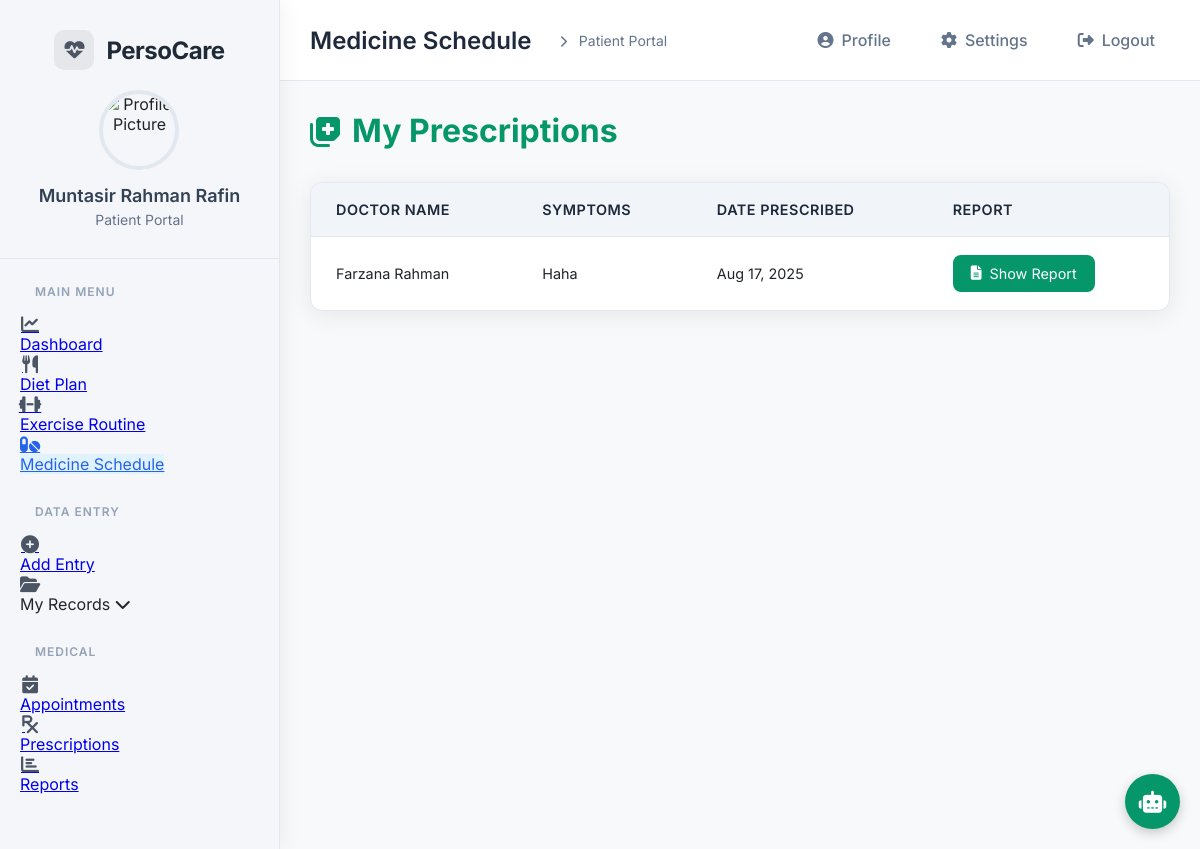
The page /Patient/patient_home.php?page=medischedule (signed in) on the database its author committed.
### tables this page shows
CREATE TABLE `prescriptions` (
  `id` int(11) NOT NULL,
  `appointment_id` int(11) NOT NULL,
  `prescribed_at` timestamp NOT NULL DEFAULT current_timestamp()
);

CREATE TABLE `users` (
  `id` int(11) NOT NULL,
  `name` varchar(100) NOT NULL,
  `email` varchar(100) NOT NULL,
  `phone` varchar(20) NOT NULL,
  `dob` date NOT NULL,
  `gender` enum('Male','Female') NOT NULL,
  `address` text NOT NULL,
  `role` enum('admin','patient','doctor','nutritionist','trainer') NOT NULL,
  `username` varchar(50) NOT NULL,
  `password` varchar(255) NOT NULL,
  `created_at` timestamp NOT NULL DEFAULT current_timestamp()
);

CREATE TABLE `appointments` (
  `id` int(11) NOT NULL,
  `patient_id` int(11) NOT NULL,
  `doctor_id` int(11) NOT NULL,
  `appointment_date` date NOT NULL,
  `appointment_time` time NOT NULL,
  `symptoms` text DEFAULT NULL,
  `appointment_status` enum('made','accepted','rejected','prescribed') DEFAULT 'made',
  `created_at` timestamp NOT NULL DEFAULT current_timestamp()
);

### Patient/patient_medischedule.php (the view, shortened to what this page needs)
<?php
$patient_id = $_SESSION['user_id'];
$sql = "SELECT
            p.id AS prescription_id,
            p.prescribed_at,
            u.name AS doctor_name,
            a.symptoms
        FROM
            prescriptions p
        JOIN
            appointments a ON p.appointment_id = a.id
        JOIN
            users u ON a.doctor_id = u.id
        WHERE
            a.patient_id = ?
        ORDER BY
            p.prescribed_at DESC";
$stmt = $conn->prepare($sql);
$stmt->execute([$patient_id]);
$prescriptions = $stmt->fetchAll(PDO::FETCH_ASSOC);
?>
<!DOCTYPE html>
<html lang="en">
<head>
    <link rel="stylesheet" href="https://cdnjs.cloudflare.com/ajax/libs/font-awesome/6.4.0/css/all.min.css">
</head>
<body>
<div class="main-content-container">
    <div class="page-header">
        <h1><i class="fas fa-notes-medical"></i> My Prescriptions</h1>
    </div>
    <div class="table-container">
        <?php if (!empty($prescriptions)): ?>
            <table class="prescription-table">
                <thead>
                    <tr>
                        <th>Doctor Name</th>
                        <th>Symptoms</th>
                        <th>Date Prescribed</th>
                        <th>Report</th>
                    </tr>
                </thead>
                <tbody>
                    <?php foreach ($prescriptions as $prescription): ?>
                        <tr>
                            <td><?php echo htmlspecialchars($prescription['doctor_name']); ?></td>
                            <td><?php echo htmlspecialchars($prescription['symptoms']); ?></td>
                            <td><?php echo htmlspecialchars(date('M d, Y', strtotime($prescription['prescribed_at']))); ?></td>
                            <td>
                                <a href="generate_prescription_report.php?id=<?php echo $prescription['prescription_id']; ?>"
                                   class="btn-report" target="_blank">
                                    <i class="fas fa-file-alt"></i> Show Report
                                </a>
                            </td>
                        </tr>
                    <?php endforeach; ?>
                </tbody>
            </table>
        <?php else: ?>
            <div class="no-records">
                <p><i class="fas fa-info-circle"></i> You do not have any prescriptions on file yet.</p>
            </div>
        <?php endif; ?>
    </div>
</div>
</body>
</html>

### Patient/patient_home.php (style rules this page uses)
* { margin: 0; padding: 0; box-sizing: border-box; }
body { font-family: 'Inter', sans-serif; display: flex; min-height: 100vh; background: #f8f9fa; color: #212529; }

### Patient/patient_medischedule.php (style rules this page uses)
.page-header { display: flex; justify-content: space-between; align-items: center; margin-bottom: 2rem; flex-wrap: wrap; }
.page-header h1 { color: #059669; font-size: 2rem; display: flex; align-items: center; gap: 10px; }
.table-container { background: white; border-radius: 12px; box-shadow: 0 4px 25px rgba(0,0,0,0.08); overflow: hidden; border: 1px solid #e2e8f0; }
.prescription-table { width: 100%; border-collapse: collapse; font-size: 0.9rem; }
.prescription-table thead { background: #f1f5f9; color: #1e293b; text-align: left; }
.prescription-table th, .prescription-table td { padding: 18px 25px; border-bottom: 1px solid #e2e8f0; }
.prescription-table th { font-weight: 600; text-transform: uppercase; letter-spacing: 0.5px; }
.prescription-table tbody tr:last-child td { border-bottom: none; }
.btn-report { background: #059669; color: white; padding: 10px 18px; border-radius: 8px; text-decoration: none; display: inline-flex; align-items: center; gap: 8px; transition: background-color 0.3s ease; }

### rows shown on the page
prescriptions: users.name "Farzana Rahman", appointment.symptoms "Haha", prescribed_at "Aug 17, 2025"

### other values the page prints
$_SESSION['name'] "Muntasir Rahman Rafin"
$page_titles[$page] "Medicine Schedule"
